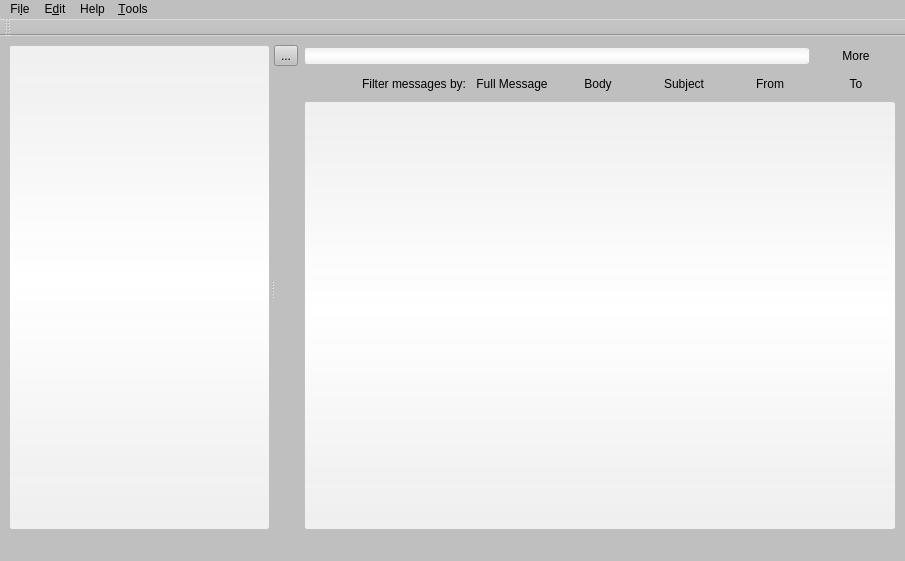
<?xml version="1.0" encoding="UTF-8"?>
<ui version="4.0">
 <class>MailArchiverWidget</class>
 <widget class="QMainWindow" name="MailArchiverWidget">
  <property name="geometry">
   <rect>
    <x>0</x>
    <y>0</y>
    <width>905</width>
    <height>561</height>
   </rect>
  </property>
  <property name="sizePolicy">
   <sizepolicy hsizetype="Expanding" vsizetype="Expanding">
    <horstretch>0</horstretch>
    <verstretch>0</verstretch>
   </sizepolicy>
  </property>
  <property name="windowTitle">
   <string>MainWindow</string>
  </property>
  <property name="styleSheet">
   <string notr="true">QWidget {background-color: rgba(191,191,191,245);}
QPushButton:hover {font: bold; background-color: white; border: 2px solid rgba(240, 240, 240, 252); border-radius: 4px;}
QPushButton:checked{font:bold; background-color: qlineargradient(spread:reflect, x1:1, y1:0, x2:1, y2:0.485, stop:0 rgba(180,180,180,245), stop:1 rgba(191,191,191,245)); border-radius: 4px;}
QPushButton:enabled{border-color: rgba(191,191,191,245);}

QTreeView, QListView, QTableView, QLineEdit {
	background-color: qlineargradient(spread:reflect, x1:1, y1:0, x2:1, y2:0.485, stop:0 rgba(240, 240, 240, 252), stop:1 rgba(255, 255, 255, 255));
border-radius: 3px;
border-width: 1px;
border-color: rgba(191,191, 191, 245);
border-style: solid;
}</string>
  </property>
  <widget class="QWidget" name="centralwidget">
   <property name="sizePolicy">
    <sizepolicy hsizetype="Expanding" vsizetype="Expanding">
     <horstretch>1</horstretch>
     <verstretch>1</verstretch>
    </sizepolicy>
   </property>
   <property name="styleSheet">
    <string notr="true"/>
   </property>
   <layout class="QGridLayout" name="gridLayout_3">
    <item row="0" column="0">
     <widget class="QSplitter" name="splitter">
      <property name="orientation">
       <enum>Qt::Horizontal</enum>
      </property>
      <widget class="QTreeView" name="foldertreeView">
       <property name="maximumSize">
        <size>
         <width>300</width>
         <height>16777215</height>
        </size>
       </property>
      </widget>
      <widget class="QWidget" name="gridLayoutWidget">
       <layout class="QGridLayout" name="gridLayout">
        <item row="1" column="4">
         <widget class="QPushButton" name="body">
          <property name="text">
           <string>Body</string>
          </property>
          <property name="checkable">
           <bool>true</bool>
          </property>
          <property name="flat">
           <bool>true</bool>
          </property>
          <attribute name="buttonGroup">
           <string notr="true">buttonGroup</string>
          </attribute>
         </widget>
        </item>
        <item row="1" column="6">
         <widget class="QPushButton" name="from">
          <property name="text">
           <string>From</string>
          </property>
          <property name="checkable">
           <bool>true</bool>
          </property>
          <property name="flat">
           <bool>true</bool>
          </property>
          <attribute name="buttonGroup">
           <string notr="true">buttonGroup</string>
          </attribute>
         </widget>
        </item>
        <item row="1" column="3">
         <widget class="QPushButton" name="full">
          <property name="text">
           <string>Full Message</string>
          </property>
          <property name="checkable">
           <bool>true</bool>
          </property>
          <property name="flat">
           <bool>true</bool>
          </property>
          <attribute name="buttonGroup">
           <string notr="true">buttonGroup</string>
          </attribute>
         </widget>
        </item>
        <item row="1" column="5">
         <widget class="QPushButton" name="subject">
          <property name="text">
           <string>Subject</string>
          </property>
          <property name="checkable">
           <bool>true</bool>
          </property>
          <property name="flat">
           <bool>true</bool>
          </property>
          <attribute name="buttonGroup">
           <string notr="true">buttonGroup</string>
          </attribute>
         </widget>
        </item>
        <item row="0" column="1" colspan="6">
         <widget class="QLineEdit" name="searchEdit"/>
        </item>
        <item row="0" column="0">
         <widget class="QToolButton" name="lock">
          <property name="text">
           <string>...</string>
          </property>
          <property name="icon">
           <iconset resource="../res/MailArchiverWidget.qrc">
            <normaloff>:/lock</normaloff>:/lock</iconset>
          </property>
          <property name="checkable">
           <bool>true</bool>
          </property>
         </widget>
        </item>
        <item row="0" column="7">
         <widget class="QPushButton" name="more">
          <property name="sizePolicy">
           <sizepolicy hsizetype="Fixed" vsizetype="Fixed">
            <horstretch>0</horstretch>
            <verstretch>0</verstretch>
           </sizepolicy>
          </property>
          <property name="text">
           <string>More</string>
          </property>
          <property name="icon">
           <iconset resource="../res/MailArchiverWidget.qrc">
            <normaloff>:/more</normaloff>:/more</iconset>
          </property>
          <property name="checkable">
           <bool>true</bool>
          </property>
          <property name="flat">
           <bool>true</bool>
          </property>
         </widget>
        </item>
        <item row="2" column="1" colspan="7">
         <widget class="QListView" name="mailListView">
          <property name="contextMenuPolicy">
           <enum>Qt::CustomContextMenu</enum>
          </property>
          <property name="styleSheet">
           <string notr="true"/>
          </property>
         </widget>
        </item>
        <item row="1" column="7">
         <widget class="QPushButton" name="to">
          <property name="text">
           <string>To</string>
          </property>
          <property name="checkable">
           <bool>true</bool>
          </property>
          <property name="flat">
           <bool>true</bool>
          </property>
          <attribute name="buttonGroup">
           <string notr="true">buttonGroup</string>
          </attribute>
         </widget>
        </item>
        <item row="1" column="2">
         <widget class="QLabel" name="label">
          <property name="text">
           <string>Filter messages by:</string>
          </property>
          <property name="alignment">
           <set>Qt::AlignRight|Qt::AlignTrailing|Qt::AlignVCenter</set>
          </property>
         </widget>
        </item>
        <item row="1" column="1">
         <spacer name="horizontalSpacer">
          <property name="orientation">
           <enum>Qt::Horizontal</enum>
          </property>
          <property name="sizeHint" stdset="0">
           <size>
            <width>40</width>
            <height>20</height>
           </size>
          </property>
         </spacer>
        </item>
       </layout>
      </widget>
     </widget>
    </item>
   </layout>
  </widget>
  <widget class="QMenuBar" name="menubar">
   <property name="geometry">
    <rect>
     <x>0</x>
     <y>0</y>
     <width>905</width>
     <height>30</height>
    </rect>
   </property>
   <widget class="QMenu" name="menuFile">
    <property name="title">
     <string>Fi&amp;le</string>
    </property>
    <widget class="QMenu" name="menuNew">
     <property name="title">
      <string>&amp;New</string>
     </property>
     <addaction name="actionNewTag"/>
     <addaction name="actionNewFolder"/>
     <addaction name="actionNewArchive"/>
    </widget>
    <addaction name="menuNew"/>
    <addaction name="actionOpenArchive"/>
    <addaction name="separator"/>
    <addaction name="actionClose"/>
   </widget>
   <widget class="QMenu" name="menuEdit">
    <property name="title">
     <string>E&amp;dit</string>
    </property>
    <addaction name="actionEditTags"/>
    <addaction name="actionEditFolder"/>
    <addaction name="separator"/>
    <addaction name="actionEditPreferences"/>
   </widget>
   <widget class="QMenu" name="menuAbout">
    <property name="title">
     <string>Help</string>
    </property>
    <addaction name="actionAbout"/>
   </widget>
   <widget class="QMenu" name="menuTools">
    <property name="title">
     <string>&amp;Tools</string>
    </property>
    <addaction name="actionArchiveEmails"/>
    <addaction name="actionArchiveEntireFolder"/>
   </widget>
   <addaction name="menuFile"/>
   <addaction name="menuEdit"/>
   <addaction name="menuAbout"/>
   <addaction name="menuTools"/>
  </widget>
  <widget class="QStatusBar" name="statusbar"/>
  <widget class="QToolBar" name="toolBar">
   <property name="windowTitle">
    <string>toolBar</string>
   </property>
   <attribute name="toolBarArea">
    <enum>TopToolBarArea</enum>
   </attribute>
   <attribute name="toolBarBreak">
    <bool>false</bool>
   </attribute>
  </widget>
  <action name="actionClose">
   <property name="text">
    <string>&amp;Exit</string>
   </property>
  </action>
  <action name="actionEditTags">
   <property name="text">
    <string>&amp;Tags</string>
   </property>
  </action>
  <action name="actionEditFolder">
   <property name="text">
    <string>&amp;Folder</string>
   </property>
  </action>
  <action name="actionEditPreferences">
   <property name="text">
    <string>&amp;Preferences</string>
   </property>
  </action>
  <action name="actionAbout">
   <property name="text">
    <string>&amp;About</string>
   </property>
  </action>
  <action name="actionNewFolder">
   <property name="text">
    <string>&amp;Folder</string>
   </property>
  </action>
  <action name="actionNewArchive">
   <property name="text">
    <string>&amp;Archive</string>
   </property>
  </action>
  <action name="actionNewTag">
   <property name="text">
    <string>&amp;Tag</string>
   </property>
  </action>
  <action name="actionOpenArchive">
   <property name="text">
    <string>&amp;Open archive</string>
   </property>
  </action>
  <action name="actionArchiveEmails">
   <property name="text">
    <string>&amp;Archive emails</string>
   </property>
  </action>
  <action name="actionArchiveEntireFolder">
   <property name="text">
    <string>Archive &amp;entire folder</string>
   </property>
  </action>
  <action name="actionExportSelected">
   <property name="text">
    <string>Export Selected Message As [...]</string>
   </property>
  </action>
  <action name="actionViewSelected">
   <property name="text">
    <string>View Selected Message</string>
   </property>
   <property name="toolTip">
    <string>Limited embedded viewer. For better experience export it and open with your mail client.</string>
   </property>
  </action>
  <action name="actionMoveToFolder">
   <property name="text">
    <string>Move To Folder [...]</string>
   </property>
  </action>
  <action name="actionRemoveFromArchive">
   <property name="text">
    <string>Remove File from Archive</string>
   </property>
   <property name="toolTip">
    <string>Permanently deletes the message.</string>
   </property>
  </action>
 </widget>
 <resources>
  <include location="../res/MailArchiverWidget.qrc"/>
 </resources>
 <connections>
  <connection>
   <sender>more</sender>
   <signal>toggled(bool)</signal>
   <receiver>label</receiver>
   <slot>setVisible(bool)</slot>
   <hints>
    <hint type="sourcelabel">
     <x>897</x>
     <y>84</y>
    </hint>
    <hint type="destinationlabel">
     <x>438</x>
     <y>124</y>
    </hint>
   </hints>
  </connection>
  <connection>
   <sender>more</sender>
   <signal>toggled(bool)</signal>
   <receiver>full</receiver>
   <slot>setVisible(bool)</slot>
   <hints>
    <hint type="sourcelabel">
     <x>897</x>
     <y>84</y>
    </hint>
    <hint type="destinationlabel">
     <x>537</x>
     <y>124</y>
    </hint>
   </hints>
  </connection>
  <connection>
   <sender>more</sender>
   <signal>toggled(bool)</signal>
   <receiver>body</receiver>
   <slot>setVisible(bool)</slot>
   <hints>
    <hint type="sourcelabel">
     <x>897</x>
     <y>84</y>
    </hint>
    <hint type="destinationlabel">
     <x>627</x>
     <y>124</y>
    </hint>
   </hints>
  </connection>
  <connection>
   <sender>more</sender>
   <signal>toggled(bool)</signal>
   <receiver>subject</receiver>
   <slot>setVisible(bool)</slot>
   <hints>
    <hint type="sourcelabel">
     <x>897</x>
     <y>84</y>
    </hint>
    <hint type="destinationlabel">
     <x>717</x>
     <y>124</y>
    </hint>
   </hints>
  </connection>
  <connection>
   <sender>more</sender>
   <signal>toggled(bool)</signal>
   <receiver>from</receiver>
   <slot>setVisible(bool)</slot>
   <hints>
    <hint type="sourcelabel">
     <x>897</x>
     <y>84</y>
    </hint>
    <hint type="destinationlabel">
     <x>807</x>
     <y>124</y>
    </hint>
   </hints>
  </connection>
  <connection>
   <sender>more</sender>
   <signal>toggled(bool)</signal>
   <receiver>to</receiver>
   <slot>setVisible(bool)</slot>
   <hints>
    <hint type="sourcelabel">
     <x>897</x>
     <y>84</y>
    </hint>
    <hint type="destinationlabel">
     <x>897</x>
     <y>124</y>
    </hint>
   </hints>
  </connection>
  <connection>
   <sender>actionClose</sender>
   <signal>triggered()</signal>
   <receiver>MailArchiverWidget</receiver>
   <slot>close()</slot>
   <hints>
    <hint type="sourcelabel">
     <x>-1</x>
     <y>-1</y>
    </hint>
    <hint type="destinationlabel">
     <x>452</x>
     <y>280</y>
    </hint>
   </hints>
  </connection>
 </connections>
 <slots>
  <slot>onOpenArchive()</slot>
 </slots>
 <buttongroups>
  <buttongroup name="buttonGroup"/>
 </buttongroups>
</ui>
